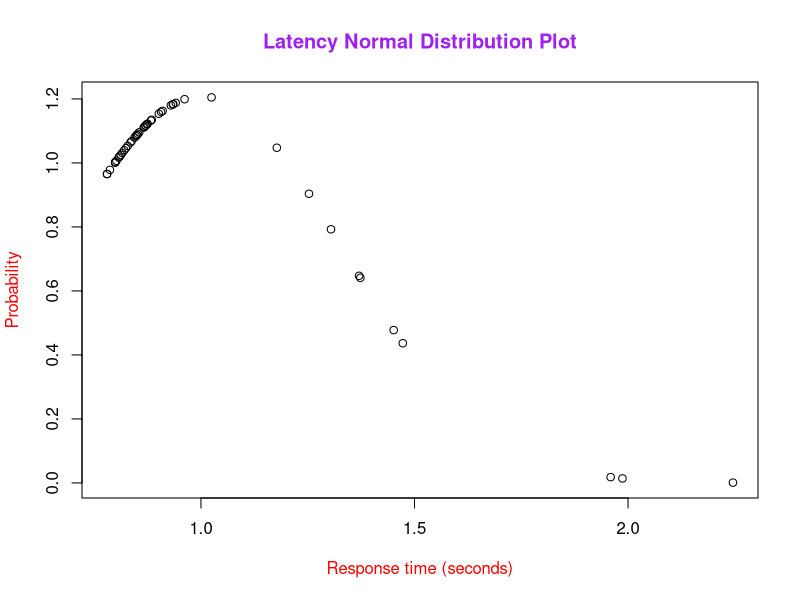

This figure's R source:
#using R to plot for latency
data <- read.table("list.txt")
png(file = "latency_norm.png")
j <- data$V1
print(mean(data$V1))
k <- dnorm(j, mean = mean(data$V1), sd = sd(data$V1))
par(col.lab="red")
par(col.main="purple")
plot(j,k,main="Latency Normal Distribution Plot",xlab="Response time (seconds)",ylab="Probability")
dev.off()
